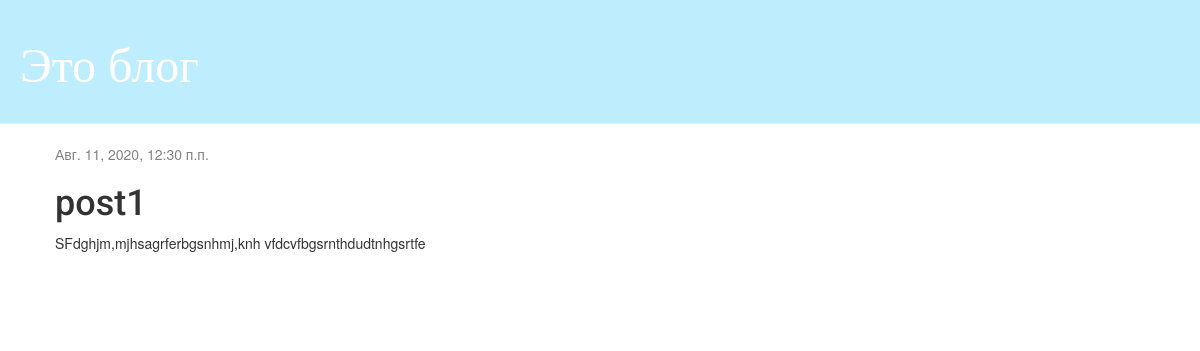
/post/1/, run on an earlier commit of the app's database.
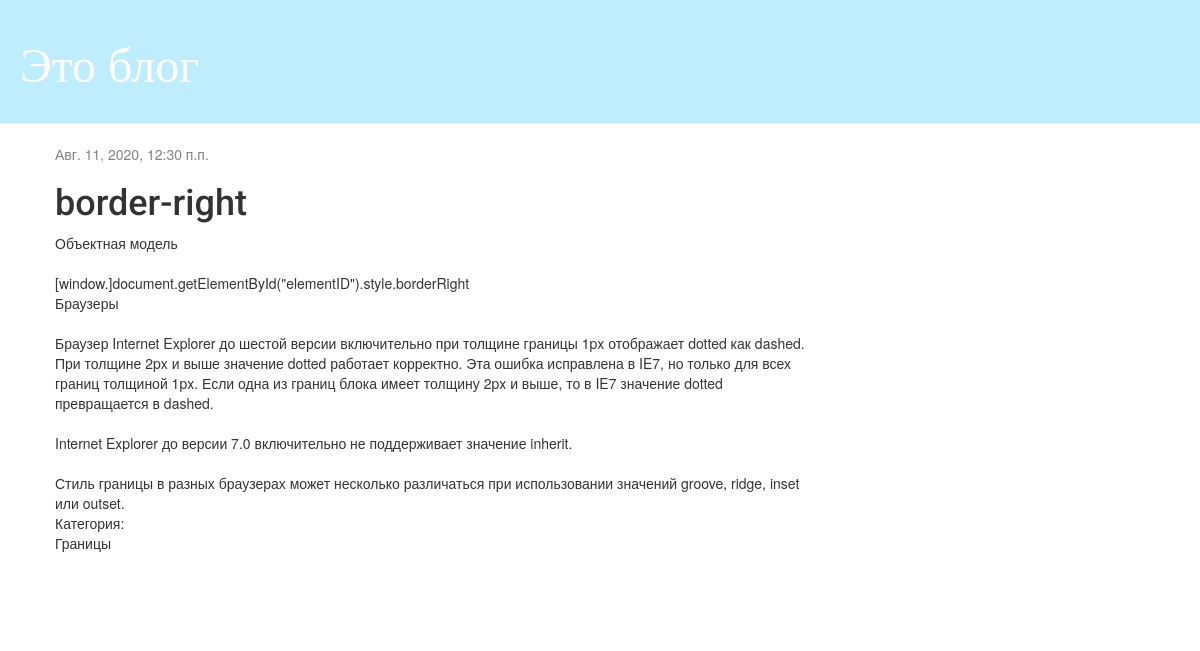
And on a later commit of the database.
### blog/models.py (models this page shows, shortened)
class Post(models.Model):
    autor = models.ForeignKey(settings.AUTH_USER_MODEL, on_delete=models.CASCADE)
    title = models.CharField(max_length=200)
    text = models.TextField()
    created_date = models.DateTimeField(default=timezone.now())
    published_date = models.DateTimeField(blank=True, null=True)

### blog/views.py (the view)
# urls.py: path('post/<int:pk>/', views.post_detail, name='post_detail')
def post_detail(request, pk):
    post = get_object_or_404(Post, pk=pk)  # pk - это personal key. Если ты его не заводил в БД, то Django завел его сам
    return render(request, 'blog/post_detail.html', {'post': post})

### blog/templates/blog/post_detail.html
{% extends 'blog/base.html' %}
{% block content %}
<div class="post">
    {% if post.published_date %}
        <div class="date">
            {{post.published_date}}
        </div>
    {% endif %}
    <h1>{{post.title}}</h1>
    <p>{{post.text|linebreaksbr}}</p>
</div>
{% endblock %}

What changed in the data, as far as the page shows it:
changed Post: title "post1" → "border-right"; text "SFdghjm,mjhsagrferbgsnhmj,knh vfdcvfbgsrnthdudtnhgsrtfe" → "Объектная модель [window.]document.getElementById(\"elementID\").style.borderRight Браузеры Браузер Internet Explorer до шестой версии включительно при толщине границы 1px отображает dotted как dashed. При толщине 2px и выше значение dotted работает корректно. Эта ошибка исправлена в IE7, но только для всех границ толщиной 1px. Если одна из границ блока имеет толщину 2px и выше, то в IE7 значение dotted превращается в dashed. Internet Explorer до версии 7.0 включительно не поддерживает значение inherit. Стиль границы в разных браузерах может несколько различаться при использовании значений groove, ridge, inset или outset. Категория: Границы"
